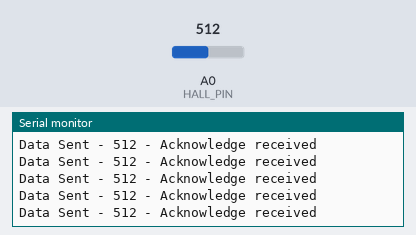
Bench run of a sketch on a simulated Arduino Uno, built with avr-gcc and run on an emulated ATmega328P. Parts: the last lines printed to the serial monitor. Inputs (shaded band) come from the test bench; at power-on: A0 (HALL_PIN) = 512. No radio packets arrive unless stated.

Above: at 5.7 s.
5.8 s: A0 (HALL_PIN) set to 986
At 5.93 s:
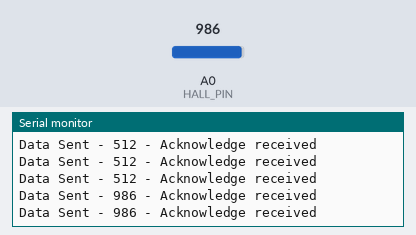
8.8 s: A0 (HALL_PIN) set to 1016
At 8.89 s:
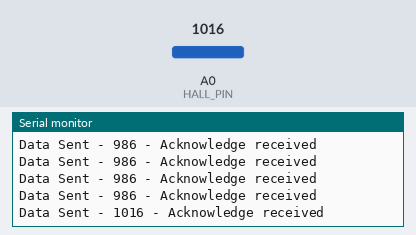
Timing chart, 0 to 11.8 s (numbered marks = the images above; inputs shaded):
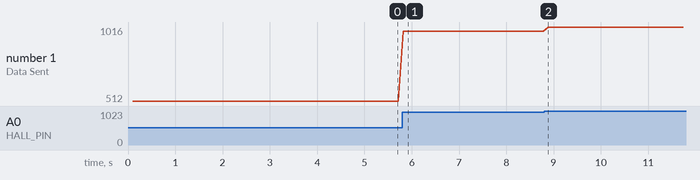

Measured:
- after the input at 5.8 s, the serial monitor: prints a new line at once (image 1)
- after the input at 8.8 s, the serial monitor: prints a new line after 0.08 s (image 2)
- plotted number 1: 512 → 986 after the input at 5.8 s, 986 → 1016 after the input at 8.8 s

The sketch:

Wireless_Comms_Transmitter_wHall.ino
```cpp
// The master (or the transmitter)
// Should be loaded onto the Arduino UNO

#include <SPI.h>
#include <nRF24L01.h>
#include <RF24.h>

#define CE_PIN    7
#define CSN_PIN   8
#define HALL_PIN  A0

// Set the address we are sending info to
const byte slaveAddress[5] = {'R','x','A','A','A'};

// Create a Radio object
RF24 radio(CE_PIN, CSN_PIN);

// Store the message we are going to send
int dataToSend;

// Time interval to send data
unsigned long currentMillis;
unsigned long prevMillis;
unsigned long txIntervalMillis = 100;       // Set timing of message sending

void setup() {
    // Set up the system
    Serial.begin(9600);
    Serial.println("SimpleTx Starting");

    radio.begin();                          // Begin the radio
    radio.setDataRate( RF24_1MBPS );           // Set the data rate (RF24_250KBPS, RF24_1MBPS, RF24_2MBPS)
    radio.setRetries(0,1);                  // Delay (multiples of 250us - (n+1)*250), Count (amount of retries)
    radio.openWritingPipe(slaveAddress);    // Opens a pipe to write to
}

//====================

void loop() {
    // Calls send() when the specified time to send is reached
    currentMillis = millis();
    if (currentMillis - prevMillis >= txIntervalMillis) {
        send();
        prevMillis = millis();
    }
}

//====================

// Sends the current value on the Hall sensor
// Inputs:  NULL
// Outputs: NULL
void send() {
    // Create the message to be sent
    dataToSend = analogRead(HALL_PIN);

    // Send the message and check it was received
    bool rslt;
    rslt = radio.write( &dataToSend, sizeof(dataToSend) );  // Used to ensure data is received at the other end
        // Always use sizeof() as it gives the size as the number of bytes.
        // For example if dataToSend was an int sizeof() would correctly return 2

    // Log what was sent and if it was received
    Serial.print("Data Sent - ");
    Serial.print(dataToSend);
    Serial.print(" - ");
    if (rslt) {
        Serial.println("Acknowledge received");
    }
    else {
        Serial.println("Tx failed");
    }
}
```
